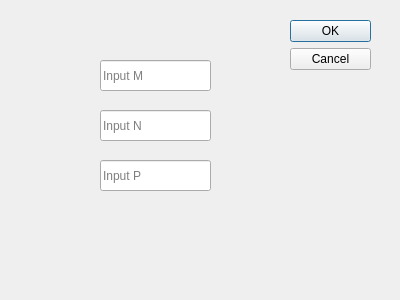
<?xml version="1.0" encoding="UTF-8"?>
<ui version="4.0">
 <class>DialogInput</class>
 <widget class="QDialog" name="DialogInput">
  <property name="geometry">
   <rect>
    <x>0</x>
    <y>0</y>
    <width>400</width>
    <height>300</height>
   </rect>
  </property>
  <property name="windowTitle">
   <string>Dialog</string>
  </property>
  <widget class="QDialogButtonBox" name="buttonBox">
   <property name="geometry">
    <rect>
     <x>290</x>
     <y>20</y>
     <width>81</width>
     <height>400</height>
    </rect>
   </property>
   <property name="orientation">
    <enum>Qt::Vertical</enum>
   </property>
   <property name="standardButtons">
    <set>QDialogButtonBox::Cancel|QDialogButtonBox::Ok</set>
   </property>
  </widget>
  <widget class="QLineEdit" name="InputM">
   <property name="geometry">
    <rect>
     <x>100</x>
     <y>60</y>
     <width>111</width>
     <height>31</height>
    </rect>
   </property>
   <property name="text">
    <string/>
   </property>
   <property name="placeholderText">
    <string>Input M</string>
   </property>
  </widget>
  <widget class="QLineEdit" name="InputN">
   <property name="geometry">
    <rect>
     <x>100</x>
     <y>110</y>
     <width>111</width>
     <height>31</height>
    </rect>
   </property>
   <property name="placeholderText">
    <string>Input N</string>
   </property>
  </widget>
  <widget class="QLineEdit" name="InputP">
   <property name="geometry">
    <rect>
     <x>100</x>
     <y>160</y>
     <width>111</width>
     <height>31</height>
    </rect>
   </property>
   <property name="placeholderText">
    <string>Input P</string>
   </property>
  </widget>
 </widget>
 <resources/>
 <connections>
  <connection>
   <sender>buttonBox</sender>
   <signal>accepted()</signal>
   <receiver>DialogInput</receiver>
   <slot>accept()</slot>
   <hints>
    <hint type="sourcelabel">
     <x>248</x>
     <y>254</y>
    </hint>
    <hint type="destinationlabel">
     <x>157</x>
     <y>274</y>
    </hint>
   </hints>
  </connection>
  <connection>
   <sender>buttonBox</sender>
   <signal>rejected()</signal>
   <receiver>DialogInput</receiver>
   <slot>reject()</slot>
   <hints>
    <hint type="sourcelabel">
     <x>316</x>
     <y>260</y>
    </hint>
    <hint type="destinationlabel">
     <x>286</x>
     <y>274</y>
    </hint>
   </hints>
  </connection>
 </connections>
</ui>
